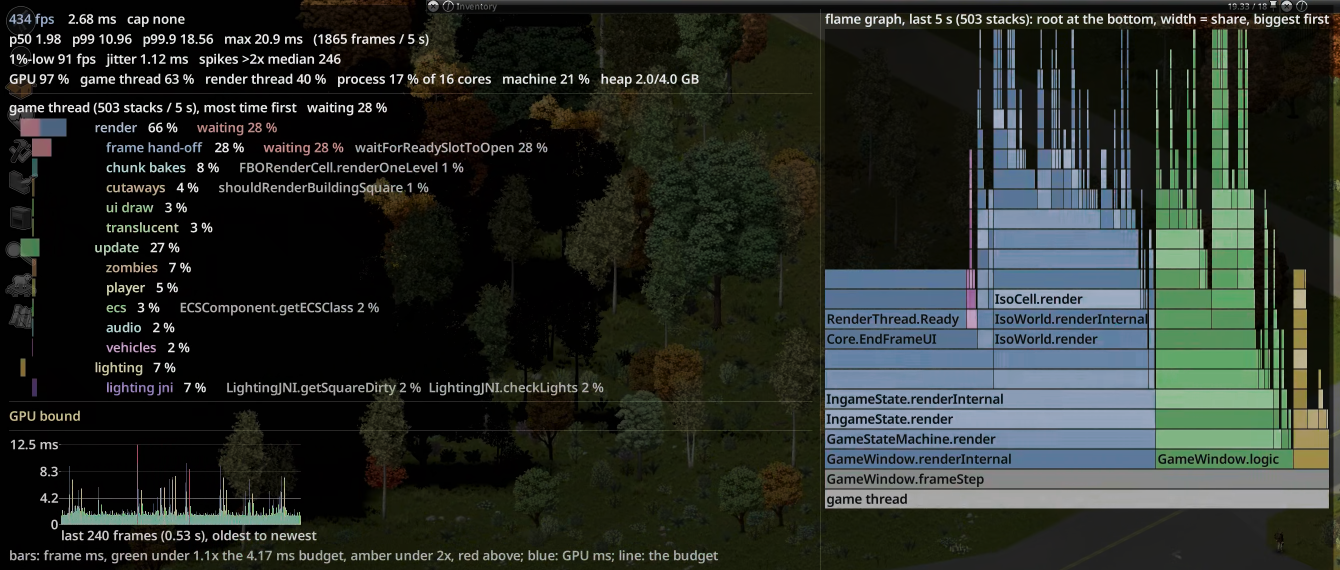
#> input picture docs/media/profiler-overlay-full.png, 2680 x 1140 px, found by its file name (shown at 1/2 size)
$ python profiler-card.py
#> lines starting #> are read from the running program, lines starting #| are printed output that depends on the picture
#!/usr/bin/env python3
"""Render docs/media/profiler-card.png: the Workshop's "New! Better profiling" section as one image
(the description embeds only the picture, see the release-windows skill). Same media style as
harness/mac-table.py (docs/media-style.md): near-black surface, Noto Sans, the date in Noto Sans Mono,
green for what is new. The picture is the full in-game overlay, cropped from a recorded run
(docs/media/profiler-overlay-full.png: harness/runs/gtq-steady-20260921-233647, the uncapped Rosewood
spin at 5120x2160, overlayFont=Large).

    python3 harness/profiler-card.py
    ffmpeg -y -i docs/media/profiler-card.png -vf scale=1920:-1 -q:v 3 docs/workshop/images/13-profiler.jpg
"""
from PIL import Image, ImageDraw, ImageFont

OUT = "docs/media/profiler-card.png"
SHOT = "docs/media/profiler-overlay-full.png"
DATE = "2026-09-22"
BG, PANEL, RING, INK, INK2, MUTED, OPT = "#0b0b0e", "#111114", "#505058", "#f0f0f4", "#b4b4b8", "#8a8a90", "#44de7c"
FONTS = "/usr/share/fonts/noto/"


def font(name, size):
    return ImageFont.truetype(FONTS + name, size)

TITLE, BODY, NOTE, MONO = font("NotoSans-Bold.ttf", 60), font("NotoSans-Regular.ttf", 28), font("NotoSans-Regular.ttf", 26), font("NotoSansMono-Regular.ttf", 32)

shot = Image.open(SHOT).convert("RGB")
#> shot is the input picture: PIL image 2680x1140 RGB; mean R, G, B 40.1, 45.3, 40.3
W = 2100
PAD, X0 = 40, 88
inner = W - 2 * X0
scale = inner / shot.width
#> scale = 0.718
shot = shot.resize((inner, round(shot.height * scale)), Image.LANCZOS)
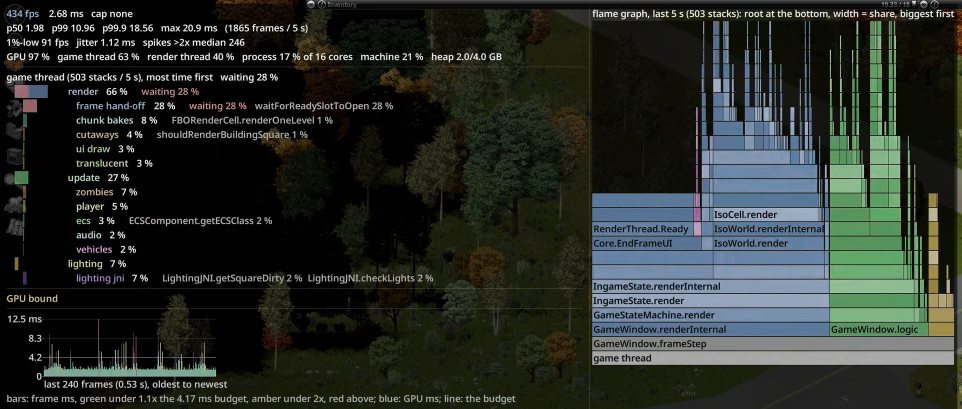
#> shot: PIL image 1924x818 RGB (shown at 1/2 size); mean R, G, B 40.3, 45.5, 40.5

LINES = [
    (BODY, INK2, "The F9 overlay now says what the game thread is doing, not only how busy it is: a tree of phases and"),
    (BODY, INK2, "sub-phases (chunk bakes, zombies, UI draw, the wait for the render thread...) with the hottest methods, a flame"),
    (BODY, INK2, "graph of the last 5 seconds, and a frame-time graph with axes. The verdict line names the two biggest items."),
    (NOTE, MUTED, "Every element is a dropdown under Options > Optimizations (off, or its own options); the profile is also logged per"),
    (NOTE, MUTED, "run for the analysis scripts. Uncapped Rosewood spin at 5120x2160 on an RTX 4090; the whole panel at the Large font."),
]
TOP = 170
y_text = TOP
for f, _, _ in LINES:
    y_text += f.size + 10
SHOT_Y = y_text + 28
FOOT = [
    "Left: frame statistics, the game-thread tree (bars = share of the time, waits in red), the verdict and the frame graph.",
    "Right: the flame graph, root at the bottom, width = share of the time; update green, render blue, lighting amber, pzopt frames magenta.",
]
H = SHOT_Y + shot.height + 18 + len(FOOT) * (NOTE.size + 8) + 24 + PAD
#> H = 1352

im = Image.new("RGB", (W, H), BG)
d = ImageDraw.Draw(im)
d.rounded_rectangle((PAD, PAD, W - PAD, H - PAD), radius=10, fill=PANEL, outline=RING, width=1)
d.text((X0, 66), "New! Better profiling", font=TITLE, fill=OPT)
d.text((W - X0, 84), DATE, font=MONO, fill=MUTED, anchor="ra")
y = TOP
for f, colour, text in LINES:
    d.text((X0, y), text, font=f, fill=colour)
    y += f.size + 10
#> after the loop, y = 356
d.rounded_rectangle((X0 - 1, SHOT_Y - 1, X0 + shot.width, SHOT_Y + shot.height), radius=4, outline=RING, width=1)
im.paste(shot, (X0, SHOT_Y))
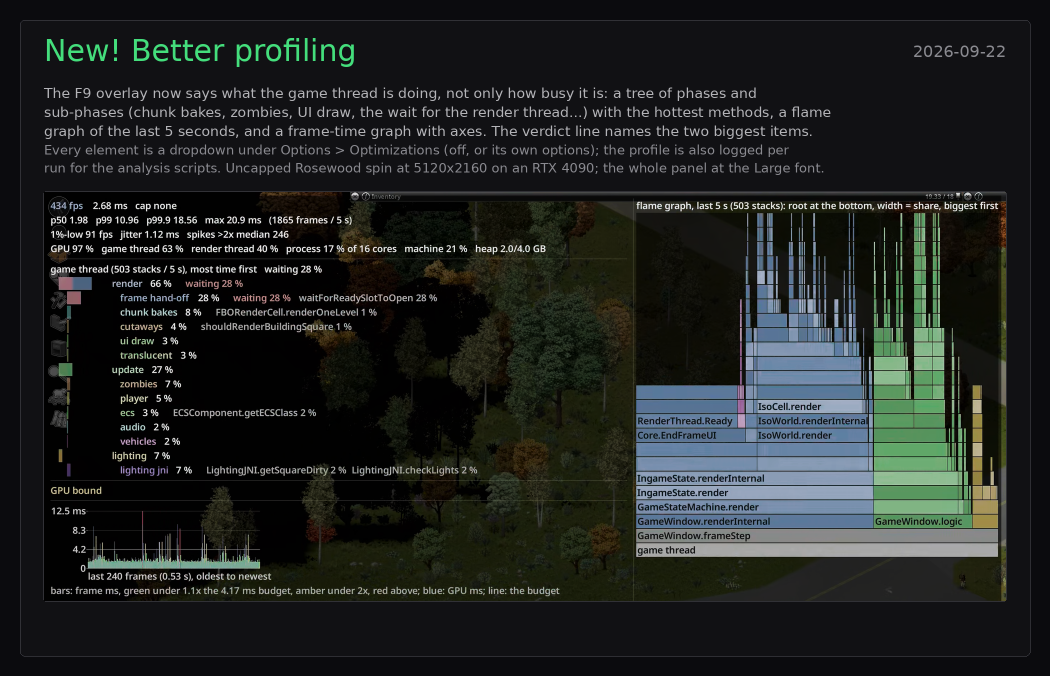
#> im: PIL image 2100x1352 RGB (shown at 1/2 size); mean R, G, B 31.7, 35.1, 33.4
fy = SHOT_Y + shot.height + 18
#> fy = 1220
for line in FOOT:
    d.text((X0, fy), line, font=NOTE, fill=MUTED)
    fy += NOTE.size + 8
#> after the loop, fy = 1288
im.save(OUT)
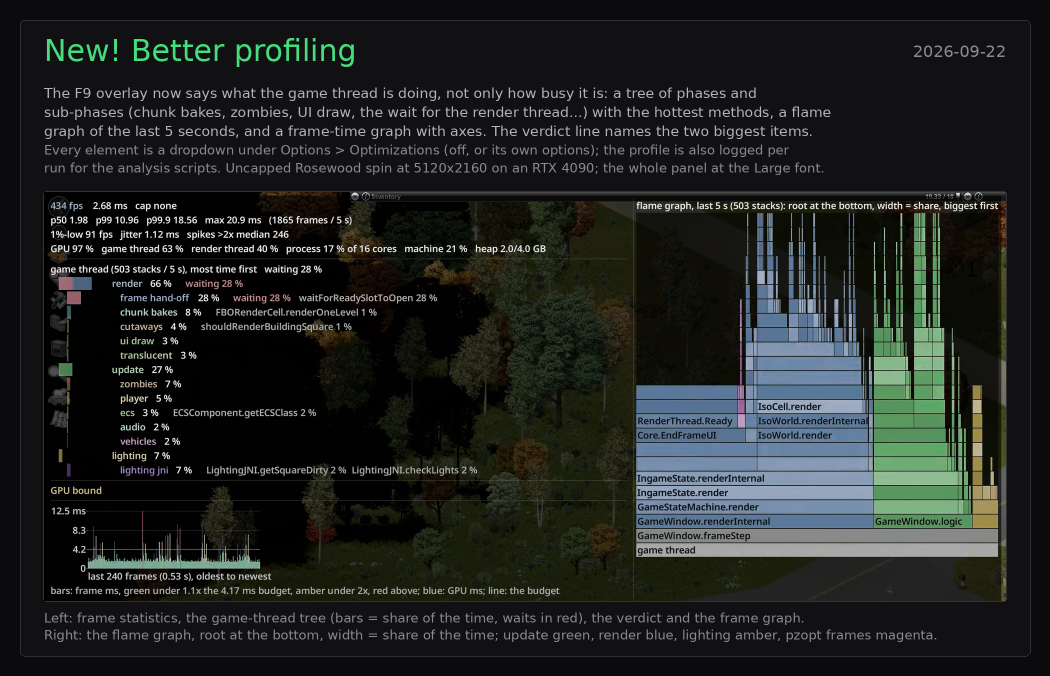
#> saved as profiler-card.png: PIL image 2100x1352 RGB (shown at 1/2 size); mean R, G, B 32.4, 35.8, 34.1
print(OUT, im.size)
#| docs/media/profiler-card.png (2100, 1352)

$ run again, with docs/media/dell-lowend-comparison.png copied over docs/media/profiler-overlay-full.png
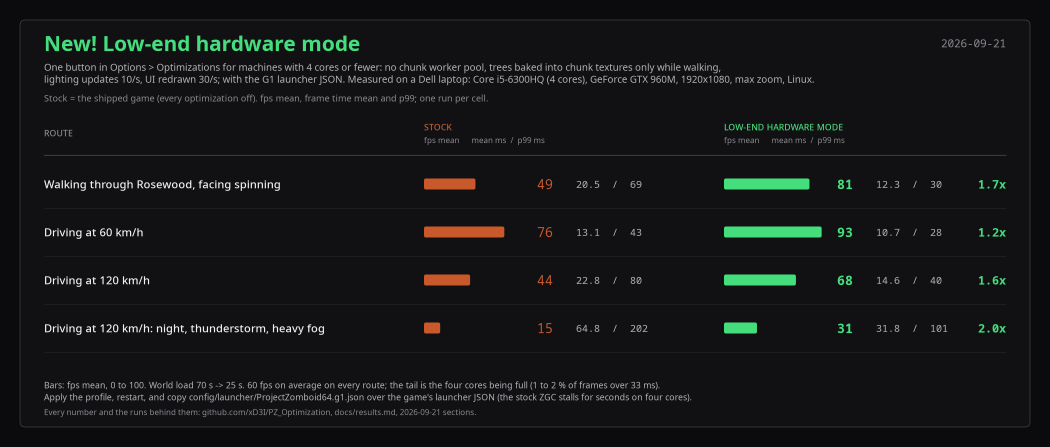
#> input picture docs/media/dell-lowend-comparison.png, 2100 x 894 px, found by its file name (shown at 1/2 size)
#> after the loop `for f, colour, text in LINES:`: y = 356
#> `im.paste(shot, (X0, SHOT_Y))`:
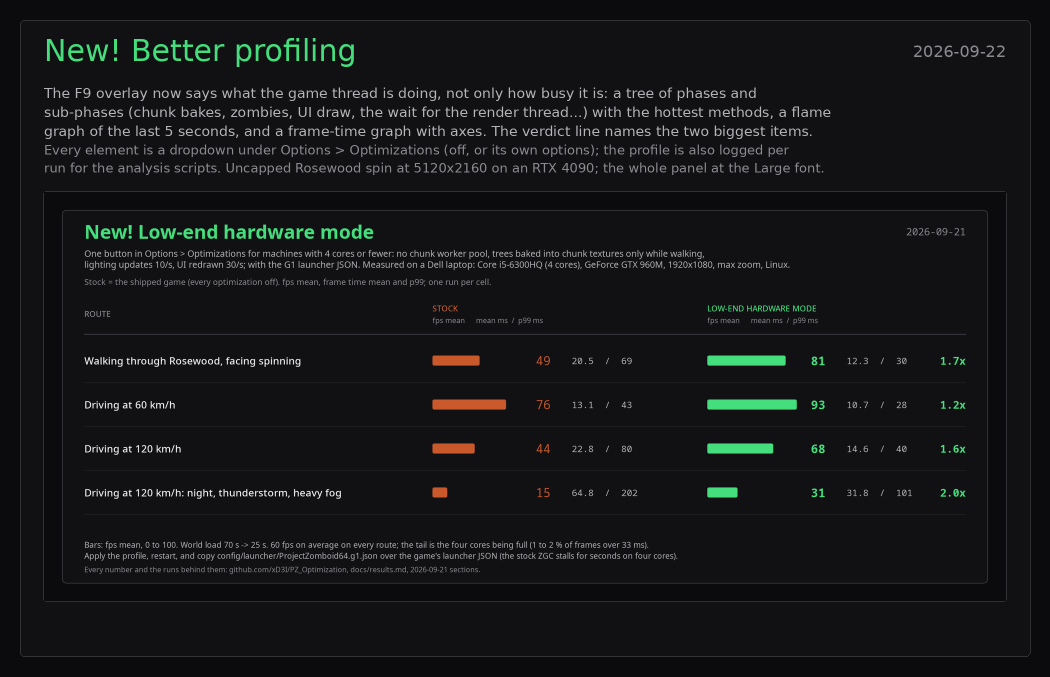
#> im: PIL image 2100x1353 RGB (shown at 1/2 size); mean R, G, B 21.3, 22.5, 24.4
#> after the loop `for line in FOOT:`: fy = 1289
#> `im.save(OUT)`:
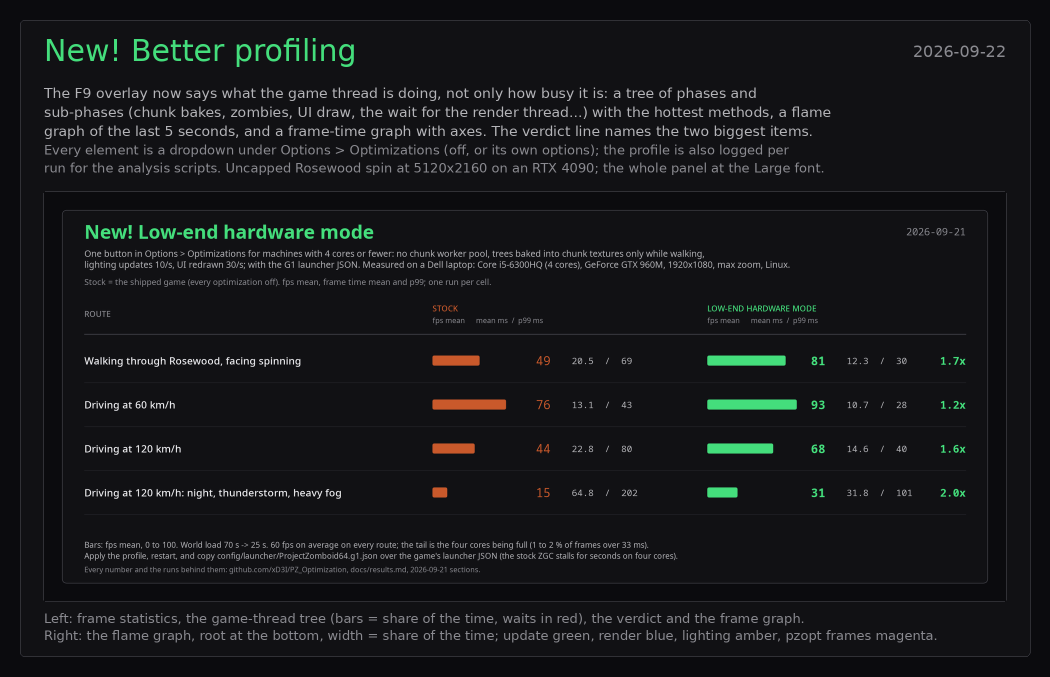
#> saved as profiler-card.png: PIL image 2100x1353 RGB (shown at 1/2 size); mean R, G, B 22, 23.2, 25.1
#| docs/media/profiler-card.png (2100, 1353)
